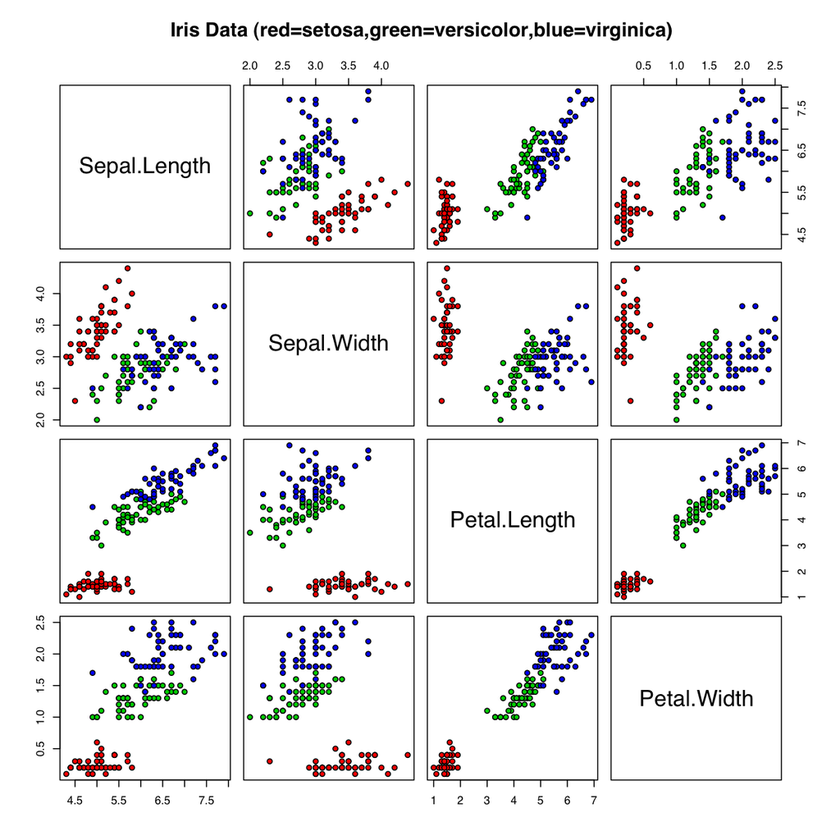
#> input picture images/Anderson's_Iris_data_set.png, 840 x 840 px, shrunk from 1024 x 1024 before the run, given in place of the camera
$ jupyter execute prepoznavanje.ipynb   (text cells are left out)
#> lines starting #> are read from the running program, lines starting #| are printed output that depends on the picture; after the words box and inside, x2 and y2 are one past the last pixel; in counts of white or black regions, pixels touching at a corner belong together
[cell 1]
import numpy as np
import cv2
import time
from matplotlib import pyplot as plt
#import image_analysis


face_cascade = cv2.CascadeClassifier('haarcascade_frontalface_default.xml')
eye_cascade = cv2.CascadeClassifier('haarcascade_eye.xml')
def image_gray(image):
    return cv2.cvtColor(image, cv2.COLOR_RGB2GRAY)
def image_bin(image_gs):
    ret,image_bin = cv2.threshold(image_gs, 100, 255, cv2.THRESH_BINARY)
    return image_bin
def image_bin_adaptive(image_gs):
    image_bin = cv2.adaptiveThreshold(image_gs, 255, cv2.ADAPTIVE_THRESH_MEAN_C, cv2.THRESH_BINARY, 35, 10)
    return image_bin
def dilate(image):
    kernel = np.ones((3,3)) # strukturni element 3x3 blok
    return cv2.dilate(image, kernel, iterations=1)
def erode(image):
    kernel = np.ones((3,3)) # strukturni element 3x3 blok
    return cv2.erode(image, kernel, iterations=1)
# [4 lines left out: function remove_noise, not called in this run]
def invert(image):
    return 255-image

[cell 2]
def draw_hand_rect(self, frame):
    rows,cols,_ = frame.shape

    self.hand_row_nw = np.array([6*rows/20,6*rows/20,6*rows/20,10*rows/20,10*rows/20,10*rows/20,14*rows/20,14*rows/20,14*rows/20])

    self.hand_col_nw = np.array([9*cols/20,10*cols/20,11*cols/20,9*cols/20,10*cols/20,11*cols/20,9*cols/20,10*cols/20,11*cols/20])

    self.hand_row_se = self.hand_row_nw + 10
    self.hand_col_se = self.hand_col_nw + 10

    size = self.hand_row_nw.size
    for i in xrange(size):
        cv2.rectangle(frame,(self.hand_col_nw[i],self.hand_row_nw[i]),(self.hand_col_se[i],self.hand_row_se[i]),(0,255,0),1)
#        black = np.zeros(frame.shape, dtype=frame.dtype)
#        frame_final = np.hstack([black, frame])
    return frame

[cell 3]
# [10 lines left out: function set_hand_hist, not called in this run]

[cell 4]
# [14 lines left out: function apply_hist_mask, not called in this run]

[cell 5]
# [15 lines left out: function draw_final, not called in this run]

[cell 6]
cap = cv2.VideoCapture(1)

class self(object):
    hand_row_nw = np.array((1,6))
    hand_col_nw = np.array((1,6))
    hand_row_se = np.array((1,6))
    hand_col_se = np.array((1,6))


while(1):
    ret, frame = cap.read()
#> frame is the input picture: shape (840, 840, 3); mean B, G, R 237.1, 236.6, 236.6

    gray= cv2.cvtColor(frame,cv2.COLOR_BGR2GRAY)
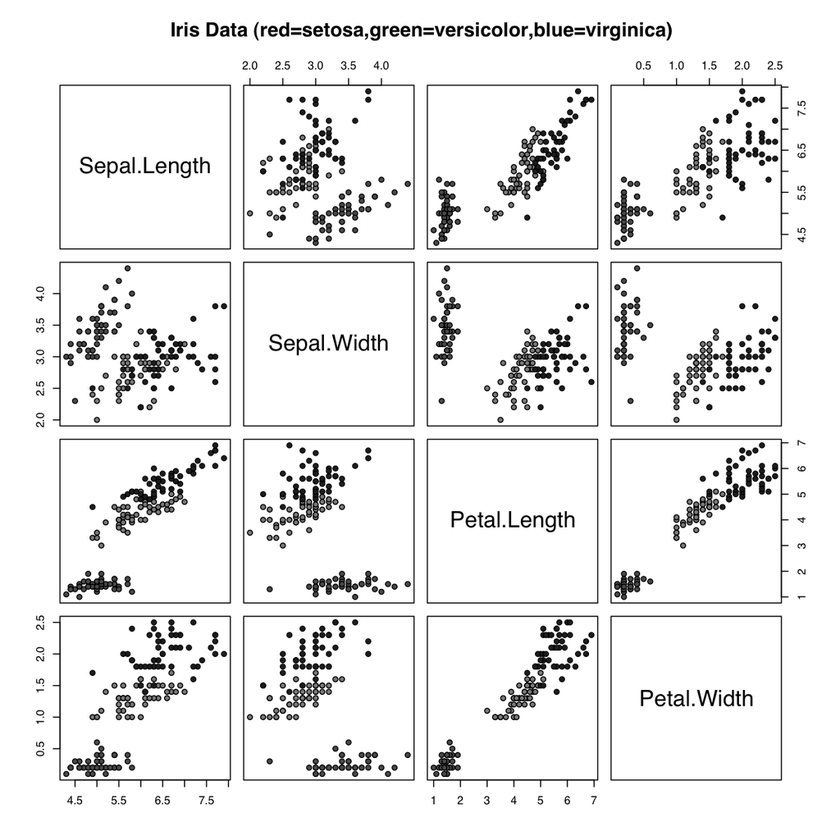
#> gray: shape (840, 840); min 0, max 255, mean 236.7
    blur= cv2.GaussianBlur(gray,(5,5),0)
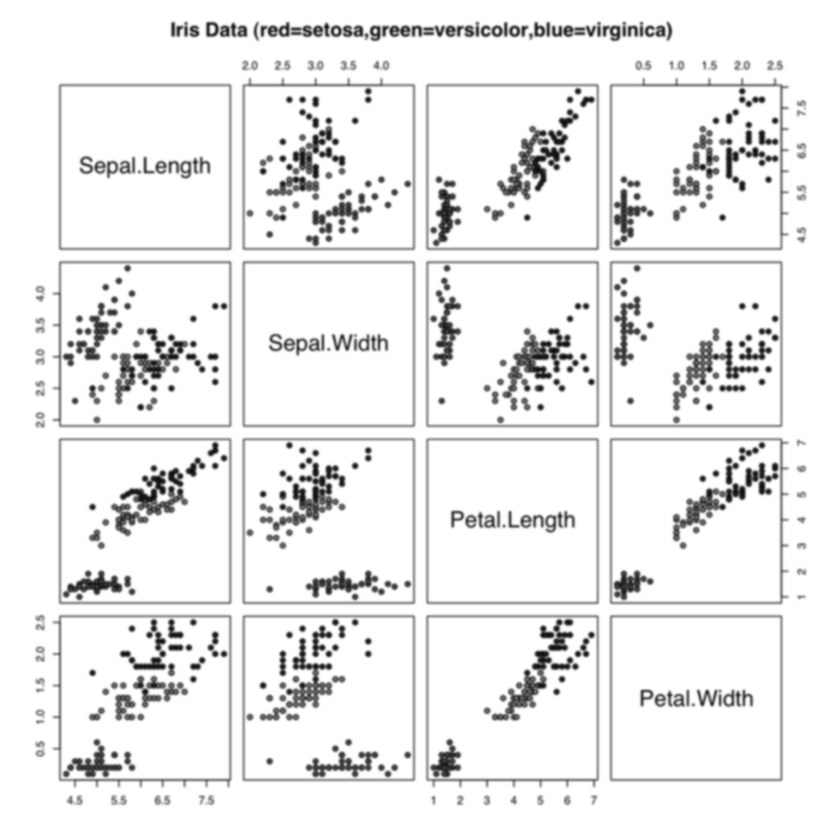
#> blur: shape (840, 840); min 12, max 255, mean 236.7
    ret,thresh1 = cv2.threshold(blur,70,255,cv2.THRESH_BINARY_INV+cv2.THRESH_OTSU)
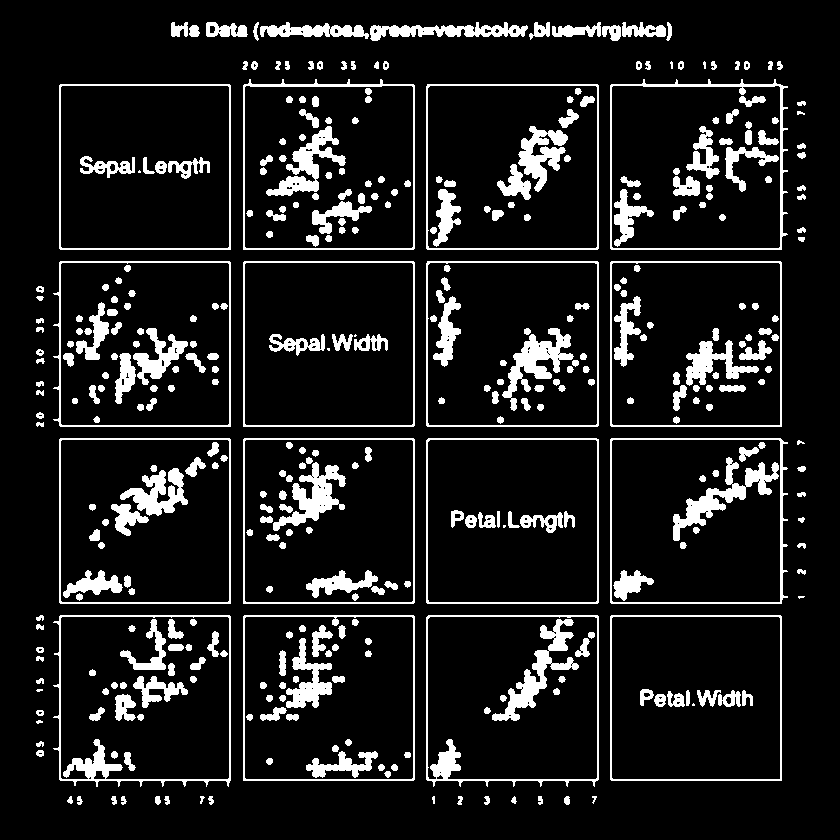
#> thresh1: shape (840, 840); 11.3% white; 391 white regions (11 under 20 px), largest, box (x1, y1, x2, y2) and area: (53, 615, 231, 787) 2355, (492, 619, 579, 721) 2176, (673, 457, 779, 541) 2172
#> ret = 187
#    cv2.imshow('sa',thresh1)
    frame=draw_hand_rect(self,frame)
#> after the loop in draw_hand_rect, `for i in xrange(size):`:
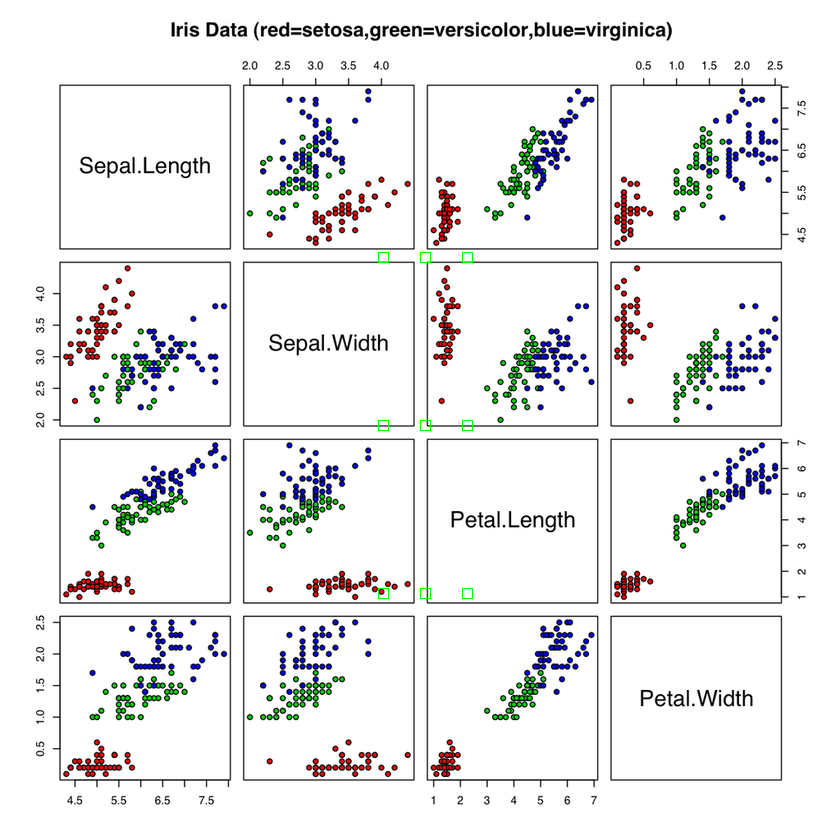
#> frame: shape (840, 840, 3); 0.05% of pixels changed, all inside (x1, y1, x2, y2) = (378, 252, 473, 599)


    cv2.imshow('frame',frame)
    if cv2.waitKey(1) & 0xFF == ord('b'):
#> (key q is pressed here)
        break

set_hand_hist(self,frame)

# [8 lines of commented-out code are left out]


while(1):
    ret, frame = cap.read()

    res=apply_hist_mask(frame, self.hand_hist)
    draw_final(self, frame,res)
    cv2.imshow('as',res)
    cv2.imshow('frame',frame)
    if cv2.waitKey(1) & 0xFF == ord('q'):
        break

cap.release()
cv2.destroyAllWindows()
